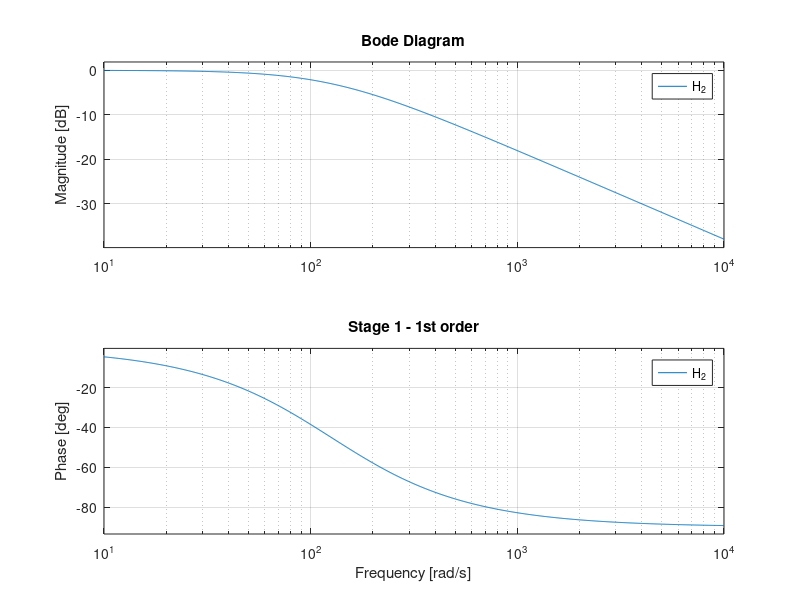
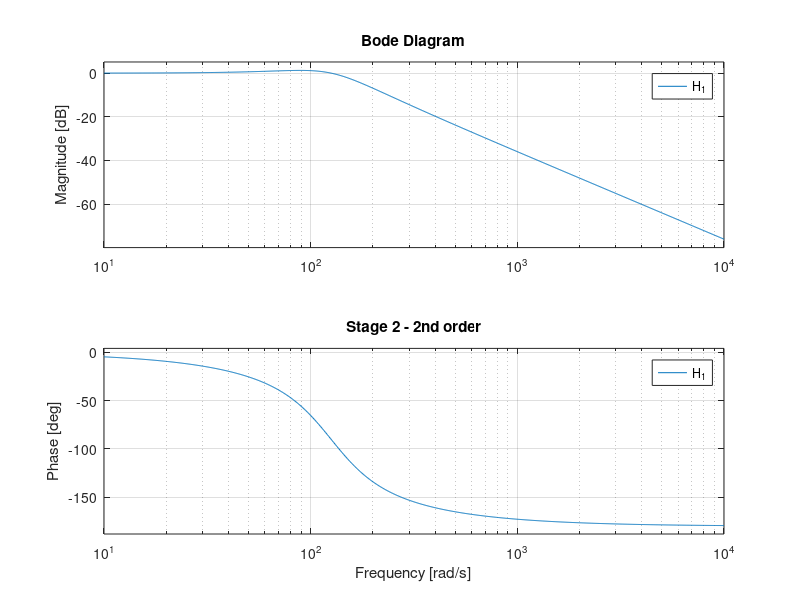
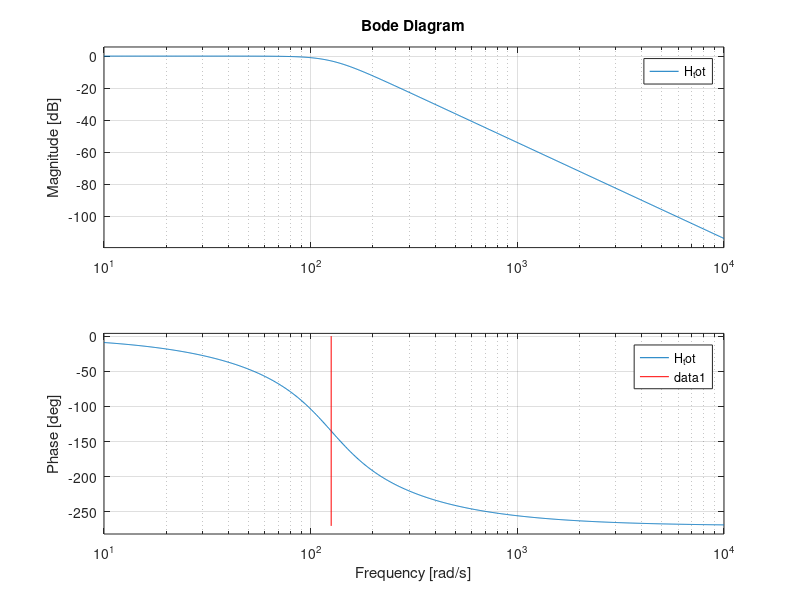

Here is the MATLAB script that generated these plots, in order:
clc
clear
close all

%% Stage 1, first order
R = 796e3;  % Ohms
C = 0.01e-6;  % Farads
H_2 = tf(1, [R*C 1]);
disp(H_2)
figure()
bode(H_2)
title('Stage 1 - 1st order')

%% Stage 2, second order
R1 = 398e3;  % Ohms
R2 = 398e3;  % Ohms
C1 = 0.01e-6;  % Farads
C2 = 0.04e-6;  % Farads

num_coeff_1 = 1 / (R1*R2*C1*C2);
den_coeff_2 = (C1*(R1 + R2)) / (R1*R2*C1*C2);
den_coeff_3 = 1 / (R1*R2*C1*C2);

tf_num = num_coeff_1;
tf_den = [1 den_coeff_2 den_coeff_3];
H_1 = tf(tf_num, tf_den);
disp(H_1)
figure()
bode(H_1)
title('Stage 2 - 2nd order')

%% Total response
H_tot = H_1 * H_2;
figure()
bode(H_tot)
hold on

%% Add cut-off visualization
fc = 20;  % Hz
plot([2*pi*fc, 2*pi*fc], [-270, 0], color='red')